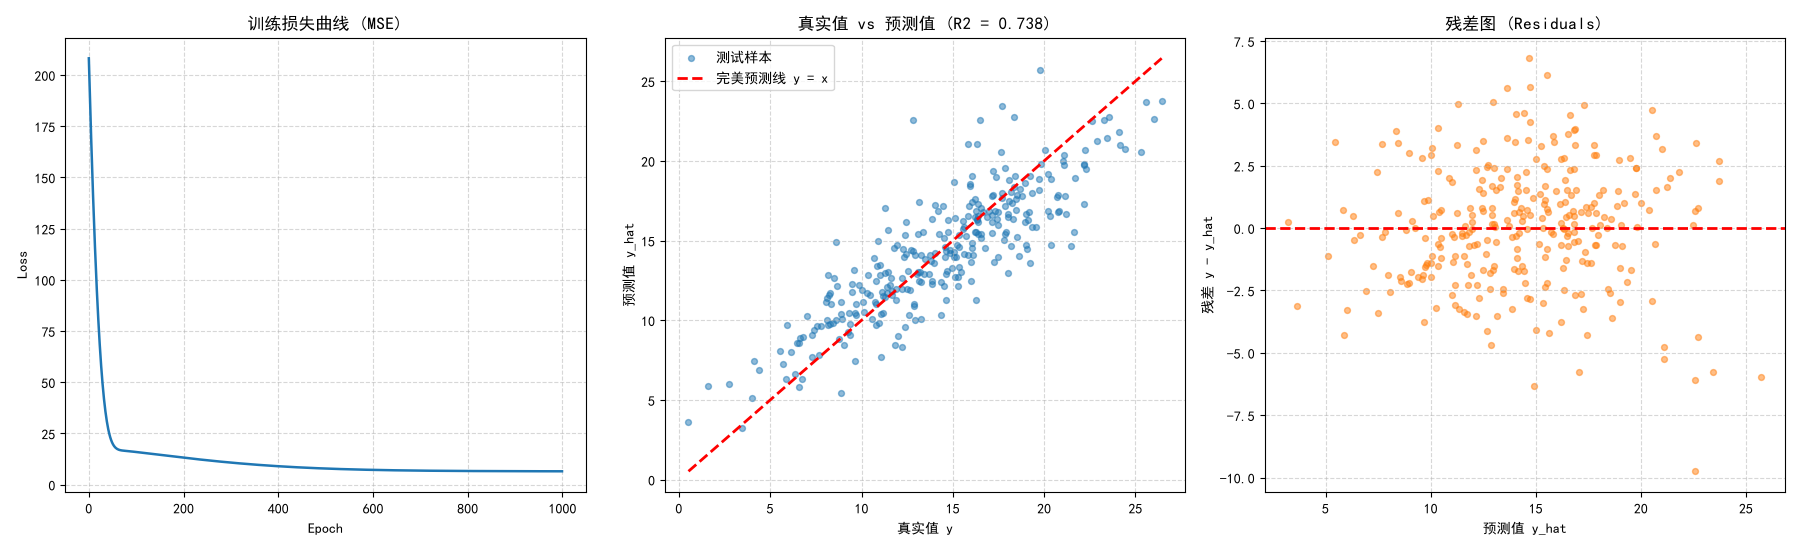

Here is the Python script that generated this plot:
import numpy as np
import torch
import torch.nn as nn
import torch.optim as optim
from sklearn.datasets import make_friedman1
from sklearn.model_selection import train_test_split
from sklearn.preprocessing import StandardScaler
from sklearn.metrics import mean_squared_error, mean_absolute_error, r2_score
import matplotlib.pyplot as plt

# matplotlib 中文显示设置
plt.rcParams['font.sans-serif'] = ['SimHei']
plt.rcParams['axes.unicode_minus'] = False

# 固定随机种子，保证结果可复现
SEED = 42
np.random.seed(SEED)
torch.manual_seed(SEED)

# ================= 1. 数据生成与预处理 =================
# 按题目要求生成数据
X, y = make_friedman1(
    n_samples=1500,
    n_features=10,
    noise=1.0,
    random_state=42
)

# 划分训练集 / 测试集（8:2）
X_train, X_test, y_train, y_test = train_test_split(
    X, y, test_size=0.2, random_state=42
)
# 转成 PyTorch 张量（float32）；y 用 view(-1, 1) 使其形状与模型输出 (N, 1) 对齐
X_train_t = torch.tensor(X_train, dtype=torch.float32)
y_train_t = torch.tensor(y_train, dtype=torch.float32).view(-1, 1)
X_test_t = torch.tensor(X_test, dtype=torch.float32)
y_test_t = torch.tensor(y_test, dtype=torch.float32).view(-1, 1)

# ================= 2. 搭建线性回归模型（不含隐藏层） =================
class LinearRegressionModel(nn.Module):
    """单层全连接网络：y = XW + b，等价于最小二乘线性回归"""

    def __init__(self, in_features):
        super().__init__()
        self.linear = nn.Linear(in_features, 1)

    def forward(self, x):
        return self.linear(x)


input_dim = X_train.shape[1]
model = LinearRegressionModel(input_dim)

# 打印模型结构
print("========== 模型结构 ==========")
print(model)
print("==============================")

# ================= 3. 模型训练 =================
criterion = nn.MSELoss()                                  # 回归任务常用均方误差
optimizer = optim.Adam(model.parameters(), lr=0.05)       # 优化器

EPOCHS = 1000
loss_history = []

model.train()
for epoch in range(EPOCHS):
    y_pred = model(X_train_t)          # 前向传播
    loss = criterion(y_pred, y_train_t)

    optimizer.zero_grad()              # 梯度清零
    loss.backward()                    # 反向传播
    optimizer.step()                   # 更新参数

    loss_history.append(loss.item())
    if (epoch + 1) % 100 == 0:
        print(f"Epoch [{epoch + 1}/{EPOCHS}]  Train MSE Loss: {loss.item():.4f}")

# 训练完成后打印学到的权重与偏置
w = model.linear.weight.detach().numpy().flatten()
b = model.linear.bias.item()
print("\n学到的权重 w =", np.round(w, 4))
print(f"学到的偏置 b = {b:.4f}")

# ================= 4. 模型测试与评价 =================
model.eval()
with torch.no_grad():
    y_pred_np = model(X_test_t).numpy().flatten()
y_test_np = y_test_t.numpy().flatten()

mse = mean_squared_error(y_test_np, y_pred_np)
rmse = np.sqrt(mse)
mae = mean_absolute_error(y_test_np, y_pred_np)
r2 = r2_score(y_test_np, y_pred_np)

print("\n================= 测试集评价指标 =================")
print(f"MSE      : {mse:.4f}")
print(f"RMSE     : {rmse:.4f}")
print(f"MAE      : {mae:.4f}")
print(f"R^2      : {r2:.4f}")

# ================= 5. 可视化展示 =================
fig, axes = plt.subplots(1, 3, figsize=(18, 5.5))

# (1) 训练损失曲线：观察是否收敛
axes[0].plot(loss_history, color='tab:blue', lw=1.8)
axes[0].set_title('训练损失曲线 (MSE)')
axes[0].set_xlabel('Epoch')
axes[0].set_ylabel('Loss')
axes[0].grid(True, linestyle='--', alpha=0.5)

# (2) 真实值 vs 预测值：点越贴近红色对角线说明预测越准
axes[1].scatter(y_test_np, y_pred_np, alpha=0.5, s=18, color='tab:blue', label='测试样本')
lim = [min(y_test_np.min(), y_pred_np.min()), max(y_test_np.max(), y_pred_np.max())]
axes[1].plot(lim, lim, 'r--', lw=2, label='完美预测线 y = x')
axes[1].set_title(f'真实值 vs 预测值 (R2 = {r2:.3f})')
axes[1].set_xlabel('真实值 y')
axes[1].set_ylabel('预测值 y_hat')
axes[1].legend()
axes[1].grid(True, linestyle='--', alpha=0.5)

# (3) 残差图：随机分布且无规律说明模型残差中已无可用信息
residuals = y_test_np - y_pred_np
axes[2].scatter(y_pred_np, residuals, alpha=0.5, s=18, color='tab:orange')
axes[2].axhline(0, color='r', linestyle='--', lw=2)
axes[2].set_title('残差图 (Residuals)')
axes[2].set_xlabel('预测值 y_hat')
axes[2].set_ylabel('残差 y - y_hat')
axes[2].grid(True, linestyle='--', alpha=0.5)

plt.tight_layout()
plt.savefig('result.png', dpi=150, bbox_inches='tight')   # 保存图片，方便提交
plt.show()
